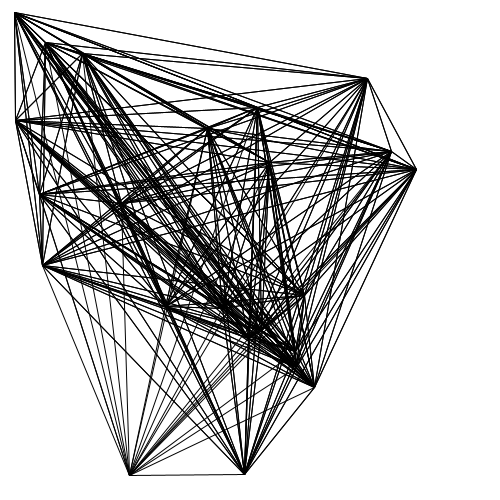
Frame 1 (no input)
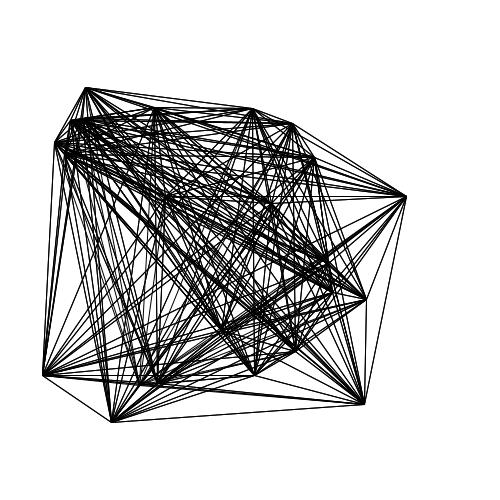
Frame 60 (the mouse pressed at the canvas centre just before this capture)
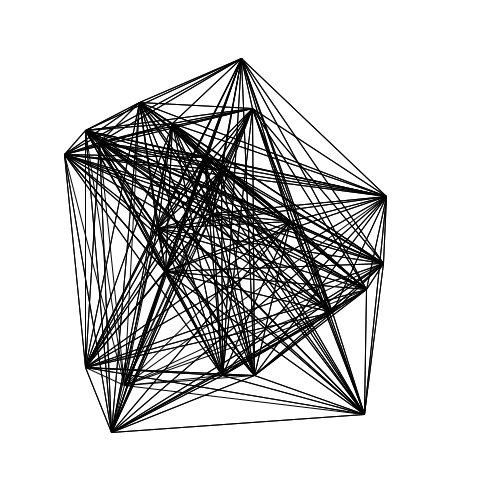
Frame 120 (the mouse held since frame 60 and released just before this capture)

The Processing sketch that drew these frames (run headless with seeded random() and noise(); from frame 60 on, the mouse is pressed at the canvas centre):

// Processing sketch: Cradle_2
// ── Cradle_2.pde
/*Create a cat’s cradle project where the points are animated 
 and move around the screen with the lines still connected.*/

//Skylar Liang

float [] cx;
float [] cy;
float [] nx;
float [] ny;
float [] kx;
float [] ky;

int delt = round(random(10, 30));
boolean movingr = true;
boolean movingdown = true;
float x = 5;

void setup() {
  size(500, 500);
  //fullScreen();
  frameRate(80);
  cx = new float[delt];
  cy = new float[delt];
  nx = new float[delt];
  ny = new float[delt];
  kx = new float[delt];
  ky = new float[delt];
  int i = 0;
  while (i < delt) {
    cx[i] = random(width);//width);
    cy[i] = random(height);//height);
    nx[i] = random(width);//width);
    ny[i] = random(height);
    kx[i] = random(width);//width);
    ky[i] = random(height);
    i ++;
  }//end of for loop, how many dots you will have on the screen
}//end of set up

void draw() {
  background(#FFFFFF);
  for (int n = 0; n < delt; n ++) {
    if (movingr) {
      if (cx[n] < nx[n]) {
        cx[n] = cx[n] + x;
      } else {
        movingr = false;
      }
    }//end of moving right
    else { //moving left
      if (cx[n] >= nx[n]) {
        cx[n] = cx[n] - x;
      } else {
        movingr = true;
      }
    }//end of moving left

    if (movingdown) {
      if (cy[n] <= ny[n]) {
        cy[n] = cy[n] + x;
      } else {
        movingdown = false;
      }
    }//end of moving down
    else {//moving up
      if (cy[n] >= ny[n]) {
        cy[n] = cy[n] - x;
      } else {
        movingdown = true;
      }
    }//end of moving up
  }//one to two moving
  for (int n = 0; n < delt; n ++) {
    if (movingr) {
      if (nx[n] < kx[n]) {
        nx[n] = nx[n] + x;
      } else {
        movingr = false;
      }
    }//end of moving right
    else { //moving left
      if (nx[n] >= kx[n]) {
        nx[n] = nx[n] - x;
      } else {
        movingr = true;
      }
    }//end of moving left

    if (movingdown) {
      if (ny[n] <= ky[n]) {
        ny[n] = ny[n] + x;
      } else {
        movingdown = false;
      }
    }//end of moving down
    else {//moving up
      if (ny[n] >= ky[n]) { //&& cy[j] >= 0){
        ny[n] = ny[n] - x;
      } else {
        movingdown = true;
      }
    }//end of moving up
  }//two to three
  for(int n = 0; n < delt; n ++){
   if(movingr){
        if(kx[n] < cx[n]){
          kx[n] = kx[n] + x;
        }
        else{
          movingr = false;
        }
      }//end of moving right
      else{ //moving left
        if(kx[n] >= cx[n]){
          kx[n] = kx[n] - x;
        }
        else{
          movingr = true;
        }
      }//end of moving left
      
      if(movingdown){
        if(ky[n] < cy[n]){
          ky[n] = ky[n] + x;
        }
        else{
          movingdown = false;
        }
      }//end of moving down
      else{//moving up
        if(ky[n] >= cy[n]){
          ky[n] = ky[n] - x; 
        }
        else{
          movingdown = true;
        }
      }//end of moving up
      } 
  for (int n = 0; n < delt; n ++) {
    for (int j = 1; j < delt; j ++) {//for inside a for is combination 
      line(cx[n], cy[n], cx[j], cy[j]);
    }//end for j
  }//end for n
}//end of draw
